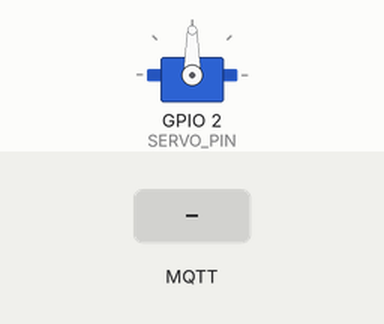
A sketch run on a simulated ESP8266 (NodeMCU). Shown: servo. The test bench sets the inputs (shaded band). WiFi joins after 1.5 s; servers stay silent unless stated; no MQTT or app messages arrive unless stated.

Above: at 2.7 s.
2.8 s: MQTT message "wave" arrives on the first subscribed topic
At 3.46 s:
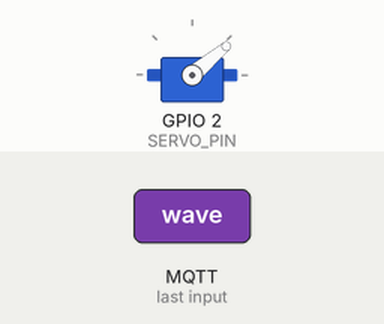
At 4.62 s:
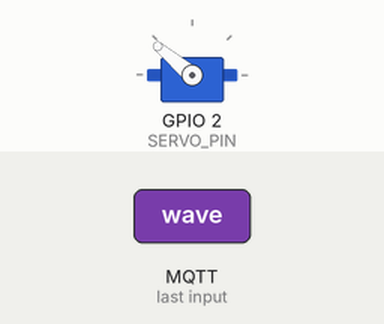
Timing chart, 0 to 11.3 s (numbered marks = the images above; inputs shaded):
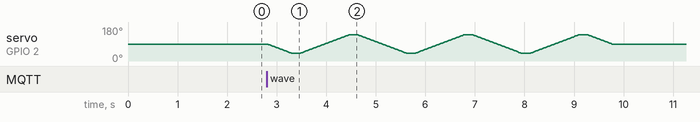

The sketch:

esp8266_servo_mqtt_clean.ino
```cpp
/*
  esp8266_servo_mqtt_clean.ino

  Clean ESP8266 servo control over MQTT.

  What it does:
  - connects to Wi-Fi
  - connects to an MQTT broker
  - subscribes to a command topic
  - performs simple servo actions
  - publishes a response message after each action

  Commands:
  - wave
  - center
  - left
  - right

  Update these before uploading:
  - WIFI_SSID
  - WIFI_PASSWORD
  - MQTT_BROKER
  - TOPIC_CMD
  - TOPIC_RESPONSE
*/

#include <ESP8266WiFi.h>
#include <PubSubClient.h>
#include <Servo.h>

// -----------------------------
// User settings
// -----------------------------
const char* WIFI_SSID = "ESP32-Hub";
const char* WIFI_PASSWORD = "Tryptol1n3!";
const char* MQTT_BROKER = "192.168.4.1";

const int MQTT_PORT = 1883;
const char* DEVICE_NAME = "esp8266_servo_1";

const char* TOPIC_CMD = "servo/esp8266/cmd";
const char* TOPIC_RESPONSE = "servo/esp8266/response";

// D4 / GPIO2 from your earlier setup
const int SERVO_PIN = 2;

// Servo positions
const int SERVO_CENTER = 90;
const int SERVO_LEFT = 40;
const int SERVO_RIGHT = 140;

// -----------------------------
// Globals
// -----------------------------
WiFiClient wifiClient;
PubSubClient mqttClient(wifiClient);
Servo myServo;

// -----------------------------
// Wi-Fi
// -----------------------------
void connectWiFi() {
  WiFi.begin(WIFI_SSID, WIFI_PASSWORD);

  while (WiFi.status() != WL_CONNECTED) {
    delay(500);
  }
}

// -----------------------------
// MQTT
// -----------------------------
void connectMQTT() {
  while (!mqttClient.connected()) {
    if (mqttClient.connect(DEVICE_NAME)) {
      mqttClient.subscribe(TOPIC_CMD);
      mqttClient.publish(TOPIC_RESPONSE, "ESP8266 connected");
    } else {
      delay(1000);
    }
  }
}

// -----------------------------
// Servo actions
// -----------------------------
void moveServoSmooth(int targetAngle) {
  int currentAngle = myServo.read();

  if (currentAngle < targetAngle) {
    for (int pos = currentAngle; pos <= targetAngle; pos++) {
      myServo.write(pos);
      delay(10);
    }
  } else {
    for (int pos = currentAngle; pos >= targetAngle; pos--) {
      myServo.write(pos);
      delay(10);
    }
  }
}

void doWave() {
  for (int i = 0; i < 3; i++) {
    moveServoSmooth(SERVO_LEFT);
    delay(150);
    moveServoSmooth(SERVO_RIGHT);
    delay(150);
  }
  moveServoSmooth(SERVO_CENTER);
}

// -----------------------------
// Command handler
// -----------------------------
void handleCommand(String cmd) {
  cmd.trim();

  if (cmd == "wave") {
    doWave();
    mqttClient.publish(TOPIC_RESPONSE, "ESP8266 wave complete");
  }
  else if (cmd == "center") {
    moveServoSmooth(SERVO_CENTER);
    mqttClient.publish(TOPIC_RESPONSE, "ESP8266 centered");
  }
  else if (cmd == "left") {
    moveServoSmooth(SERVO_LEFT);
    mqttClient.publish(TOPIC_RESPONSE, "ESP8266 moved left");
  }
  else if (cmd == "right") {
    moveServoSmooth(SERVO_RIGHT);
    mqttClient.publish(TOPIC_RESPONSE, "ESP8266 moved right");
  }
  else {
    mqttClient.publish(TOPIC_RESPONSE, "ESP8266 unknown command");
  }
}

void mqttCallback(char* topic, byte* payload, unsigned int length) {
  String cmd = "";

  for (unsigned int i = 0; i < length; i++) {
    cmd += (char)payload[i];
  }

  handleCommand(cmd);
}

// -----------------------------
// Setup / loop
// -----------------------------
void setup() {
  myServo.attach(SERVO_PIN);
  myServo.write(SERVO_CENTER);

  connectWiFi();

  mqttClient.setServer(MQTT_BROKER, MQTT_PORT);
  mqttClient.setCallback(mqttCallback);
}

void loop() {
  if (!mqttClient.connected()) {
    connectMQTT();
  }

  mqttClient.loop();
}
```
